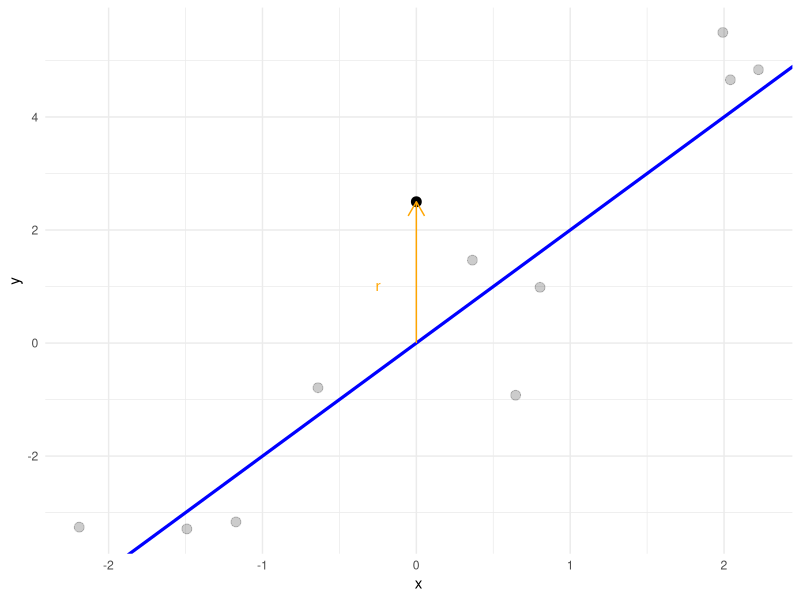
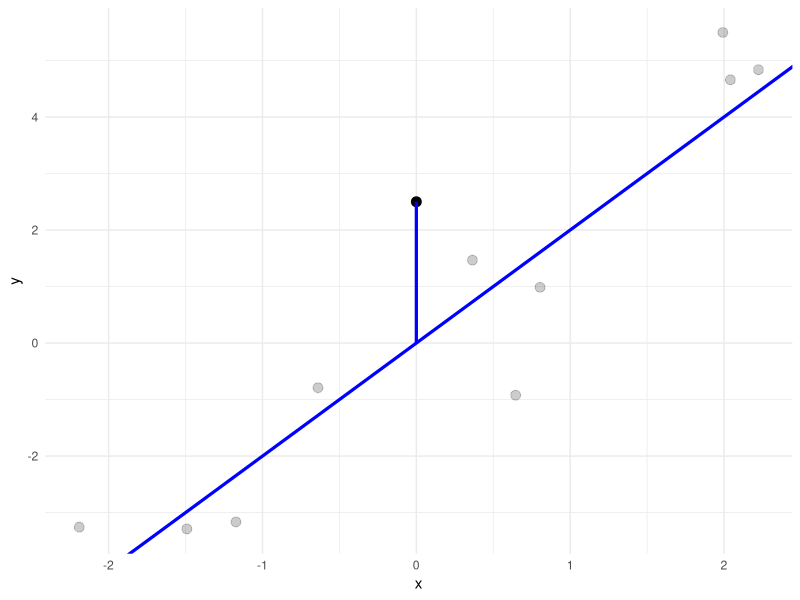
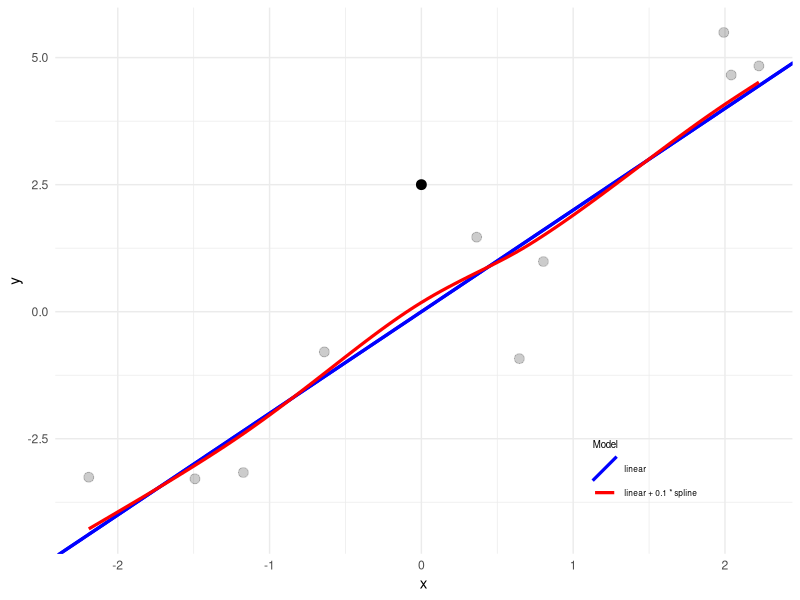

Reproduce these figures in R, in order.
# This code generates the pseudo residual plots for the linear regression example

library(ggplot2)
theme_set(theme_minimal())

set.seed(1)
df <- data.frame(x = runif(10, -2.5, 2.5), type = FALSE)
df$y <- 2 * df$x + rnorm(nrow(df))
df <- rbind(df, data.frame(x = 0, type = TRUE, y = 2.5))

p <- ggplot() + 
  geom_point(data = df[!df$type, ], aes(x = x, y = y), alpha = 0.2, size = 3) +
  geom_abline(intercept = 0, slope = 2, colour = "blue", size = 1.1) +
  geom_point(data = df[df$type, ], aes(x = x, y = y), size = 3)

# p_1: Original pseudo residual arrow plot.
p_1 <- p + 
  geom_segment(aes(x = 0, xend = 0, y = 0, yend = 2.5), colour = "orange", 
               arrow = arrow(length = unit(0.03, "npc"))) +
  annotate("text", x = -0.25, y = 1, label = "r", colour = "orange", parse = TRUE)
ggsave("../figure/pseudo_residual_1.png", p_1, width = 3, height = 2)

# p_2: Point-wise update plot.
p_2 <- p + 
  geom_segment(aes(x = 0L, xend = 0L, y = 0L, yend = 2.5), size = 1.1, col = "blue")
ggsave("../figure/pseudo_residual_2.png", p_2, width = 3, height = 2)

# p_3: Smoothing spline additive update plot

# Compute residuals for each data point: r = y - 2*x.
df$res <- df$y - 2 * df$x

# Fit smoothing spline to the residuals.
spline_fit <- smooth.spline(x = df$x, y = df$res)

# Create a grid for x to plot the updated prediction function.
grid <- data.frame(x = seq(min(df$x), max(df$x), length.out = 100))
grid$pred_res <- predict(spline_fit, grid$x)$y
grid$f_new <- 2 * grid$x + 0.1 * grid$pred_res  # f_new(x) = 2x + 0.1 * s(x)

p_3 <- p + 
  geom_abline(aes(slope = 2, intercept = 0, linetype = "linear"), colour = "blue", size = 1.1) +
  geom_line(data = grid, aes(x = x, y = f_new, linetype = "linear + 0.1 * spline"), colour = "red", size = 1.1) +
  scale_linetype_manual(values = c("linear" = "solid", "linear + 0.1 * spline" = "solid")) +
  labs(linetype = "Model") +
  theme(
    legend.position = c(0.8, 0.15), 
    legend.background = element_rect(fill = "transparent", color = NA),
    legend.text = element_text(size = 6), 
    legend.title = element_text(size = 7) 
  )
ggsave("../figure/pseudo_residual_3.png", p_3, width = 3, height = 2)
